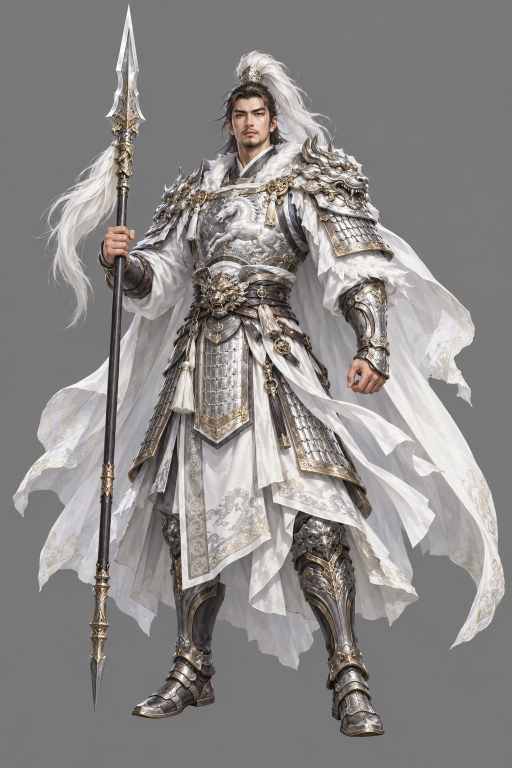
#> input picture 美术/公孙瓒/正面.jpg, 1024 x 1536 px, found by its file name (shown at 1/2 size)
$ python make_foe_pack2.py out.png
#> lines starting #> are read from the running program, lines starting #| are printed output that depends on the picture; after the words box and inside, x2 and y2 are one past the last pixel; in counts of white or black regions, pixels touching at a corner belong together
"""第 11–30 关敌人和友军的 Veo 包（10-25）：西凉铁骑、西凉弓骑、并州狼骑、胡轸、华雄、李傕、高顺、吕布、潘凤、武安国，共 31 条。
用户：「可以，先画完剩下的首帧，然后在 Cloud Shell 里录 Veo，约 30 条，花费上限 20 美元」。
首帧：美术/<名>/正面.jpg（ChatGPT 画，中灰底 2:3），补成 9:16 的办法同 make_foe_pack.py（ref 函数直接借它的）。
骑兵和冲锋要原地跑：镜头和人马同速后退，人马在画面里大小、位置都不变。
输出 <输出目录>/foe_pack2.tar.gz = ref_<键>.jpg + shots_foe2.json + veo_wendao.py，在 Cloud Shell 里：
  SHOTS=shots_foe2.json SECONDS=4 CAP_USD=20 python3 veo_wendao.py
用法：<media-venv>/bin/python 三国志/工具/veo/make_foe_pack2.py <输出目录>
"""
import io, json, sys, tarfile
from pathlib import Path
import numpy as np
from PIL import Image

HERE = Path(__file__).resolve().parent
ROOT = HERE.parents[1]
VEO = ROOT.parent / '修仙' / '工具' / '问道' / 'veo_wendao.py'
out = Path(sys.argv[1]); out.mkdir(parents=True, exist_ok=True)

def ref(src, height=1100):
    # 同 make_foe_pack.py：按人物外框缩放、贴底居中，其余接上原图的灰
    im = Image.open(src).convert('RGB'); a = np.asarray(im).astype(np.float32)
    rows = np.median(np.concatenate([a[:, :24], a[:, -24:]], axis=1), axis=1)
    diff = np.abs(a - rows[:, None, :]).max(axis=2) > 22; ys, xs = np.where(diff)
    y0b, y1b, x0b, x1b = ys.min(), ys.max(), xs.min(), xs.max()
    k = min(height / (y1b - y0b), 960 / (x1b - x0b)); w, h = round(im.width * k), round(im.height * k)
    x0 = round(540 - (x0b + x1b) / 2 * k); y0 = round(1840 - y1b * k)
    gray = np.median(rows, axis=0)
    c = Image.new('RGB', (1080, 1920), tuple(int(v) for v in gray))
    m = np.ones((h, w), np.float32); f = 60; ramp = np.minimum(1, np.arange(max(w, h)) / f)
    m *= ramp[:w][None, :] * ramp[:w][::-1][None, :]; m *= ramp[:h][:, None] * ramp[:h][::-1][:, None]
    c.paste(im.resize((w, h), Image.Resampling.LANCZOS), (x0, y0), Image.fromarray((m * 255).astype(np.uint8)))
    buf = io.BytesIO(); c.save(buf, 'JPEG', quality=88); return buf.getvalue()

BASE = ("Locked-off static camera in front of and slightly above a character on a plain, perfectly uniform mid-gray studio background. "
        "He faces the camera the whole time. Keep the detailed painted illustration look of the first frame, the same costume and the same props. ")
TAIL = " The background stays a flat uniform mid-gray the whole time, no ground, no shadow, no scenery."
NEG = ("black background, gradient background, dark background, vignette, spotlight, scenery, landscape, ground, floor, shadow, "
       "turning around, back view, extra people, extra horses, glow, particles, smoke, mist, fire, lightning, light beams, magic effects, "
       "leaving the frame, zoom, text, subtitles, watermark, logo")
GALLOP = ("gallops straight toward the camera at full speed; the camera dollies backward at exactly the same speed, so the horse and rider stay at the same size "
          "and in the same place in the frame, galloping in place; the horse's legs, mane and tail and the rider's cape move vigorously. Continuous looping gallop.")
RUN = ("charges straight toward the camera on foot at a heavy run; the camera dollies backward at exactly the same speed, so he stays at the same size "
       "and in the same place in the frame, running in place; his arms, cape and armor plates swing with each stride. Continuous looping run.")
FALL = "is knocked off the horse by a heavy blow and falls backward to the floor; the rider lies still."
DIE = "is struck by a heavy blow, staggers back, drops his weapon, sinks to his knees and slowly collapses to the floor."
IDLE = "stands his ground in a fighting stance, breathing heavily and shifting his weight; his cape and tassels flutter in a strong wind. Small, looping motion."
SUMMON = "raises his weapon high and sweeps his free arm forward, roaring a command for unseen troops behind him to charge, then returns to his stance."
SHOTS = {
 'tieqi': ('西凉铁骑', "a Xiliang heavy cavalryman of Dong Zhuo's army in black and dark-red lamellar armor and a round helmet with a red tassel, riding a tall black armored warhorse, holding a long spear pointed forward", [
   ('run', GALLOP),
   ('ram', "reins in the horse, which rears up on its hind legs; the rider stabs the long spear down and forward toward the camera twice, then the horse comes back down."),
   ('die', FALL)]),
 'gongqi': ('西凉弓骑', "a light Xiliang horse archer in leather armor with a flying red cape and a fur hat, riding a dun horse, holding a recurve bow, a quiver of arrows on his back", [
   ('run', GALLOP),
   ('shoot', "keeps galloping in place toward the camera while the camera dollies backward at the same speed; he pulls an arrow from the quiver, nocks it, draws the bow to full and looses it straight toward the camera, then reaches for the next arrow."),
   ('die', FALL)]),
 'langqi': ('并州狼骑', "a Bingzhou wolf rider of Lü Bu's army wearing a whole grey-white wolf pelt with the wolf's head over his helmet, holding a curved saber high, riding a lean, fast blue-grey horse", [
   ('run', GALLOP),
   ('ram', "reins in the horse, which rears up; the rider slashes the curved saber down and forward toward the camera twice in big arcs, then the horse comes back down."),
   ('die', FALL)]),
 'huzhen': ('胡轸', "the Dong Zhuo general Hu Zhen, a fierce middle-aged man with a short brown beard and a bronze helmet, in bronze-brown scale armor with a ragged ochre cape, a ring-pommel sabre in each hand", [
   ('idle', IDLE),
   ('combo', "lunges toward the camera and slashes with both sabres in a fast cross-cut, left then right, then a final double downward chop, and steps back into his stance."),
   ('summon', SUMMON),
   ('die', DIE)]),
 'huaxiong': ('华雄', "the Dong Zhuo general Hua Xiong, a huge bearded warrior in black-and-red heavy armor with a ragged red cape, holding a broad heavy sabre", [
   ('idle', IDLE),
   ('taunt', "points the heavy sabre up at the camera as if at the city wall above, throws his head back and bellows insults, beats his chest with his fist and laughs scornfully."),
   ('heavy', "lifts the broad heavy sabre high over his head with both hands and brings it crashing down toward the camera in one huge chop, then heaves it back up to his shoulder."),
   ('summon', SUMMON),
   ('die', DIE)]),
 'lijue': ('李傕', "the Dong Zhuo general Li Jue, a lean hawk-nosed man with a thin moustache and a sly grin, in silver-grey iron armor over a deep-purple robe with loot pouches on his belt, holding a long-handled broad sabre across his body", [
   ('idle', IDLE),
   ('heavy', "swings his long sabre in one wide horizontal sweep from right to left across the front of the camera, then back to his stance."),
   ('summon', SUMMON),
   ('die', DIE)]),
 'gaoshun': ('高顺', "Lü Bu's general Gao Shun, commander of the Trap-Breaking Camp, a stern square-faced man in dark-silver heavy scale armor with a plain white cape, a tall rectangular iron shield on his left arm and a short halberd in his right hand", [
   ('run', RUN),
   ('ram', "stops, braces, and slams his big shield forward toward the camera twice like a battering ram, then strikes once with his weapon."),
   ('die', DIE)]),
 'lvbu': ('吕布', "the peerless warrior Lü Bu in ornate gold-and-red armor with a long pheasant-feather crown and a flowing red cape, holding the Sky Piercer halberd", [
   ('idle', IDLE),
   ('heavy', "swings the halberd in a huge horizontal sweep across the front of the camera, spins it once over his head and brings it down in a second sweep, then plants it."),
   ('rush', RUN),
   ('die', DIE)]),
 'panfeng': ('潘凤', "the general Pan Feng, a burly laughing man with a full beard and a red-tasselled helmet, in ochre-orange leather armor with a bronze chest mirror, a huge broad battle axe on his shoulder", [
   ('ram', "swings the huge battle axe off his shoulder, raises it high with both hands and chops it down hard toward the camera, then swings it back up and chops again.")]),
 'wuanguo': ('武安国', "the general Wu Anguo, a dark-faced bald man with a grey cloth headband, in dark-brown leather armor with his right arm bare, holding a long-handled eight-sided iron hammer", [
   ('ram', "heaves the long-handled iron hammer up, swings it round in a big arc and smashes it down toward the camera, then heaves it back and smashes again.")]),
}
shots = []
for k, (_, who, acts) in SHOTS.items():
    for i, (act, motion) in enumerate(acts):
        shots.append({'id': f'{k}{i}_{act}', 'ref': k, 'prompt': BASE + 'He is ' + who + '. He ' + motion + TAIL, 'neg': NEG})
def front(nm):
    return next(p for p in (ROOT / '美术' / nm / '正面.jpg', ROOT / '美术' / nm / '正面.png') if p.exists())
with tarfile.open(out / 'foe_pack2.tar.gz', 'w:gz') as tar:
    def add(name, data):
        ti = tarfile.TarInfo(name); ti.size = len(data); tar.addfile(ti, io.BytesIO(data))
    for k, (nm, _, _) in SHOTS.items():
        data = ref(front(nm)); add(f'ref_{k}.jpg', data); (out / f'ref_{k}.jpg').write_bytes(data)
#> in ref, im is the input picture: PIL image 1024x1536 RGB; mean R, G, B 139.8, 136.9, 135.3
#> in ref, `rows = np.median(np.concatenate([a[:, :24], a[:, -24:]], axis=1), axis..`: rows = 1536 rows, first 8: [122, 122, 122], [122, 122, 122], [121, 121, 121], [121, 121, 121], [121, 121, 121], [122, 122, 122], [122, 122, 122], [121, 121, 121]
#> in ref, `diff = np.abs(a - rows[:, None, :]).max(axis=2) > 22`:
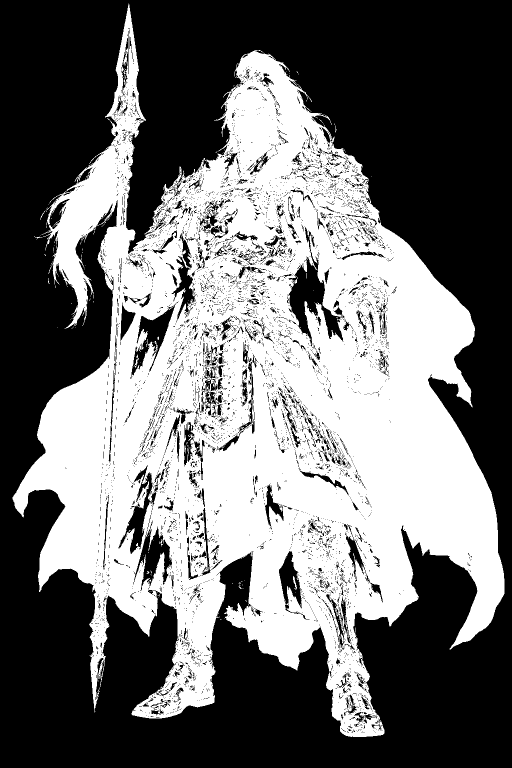
#> diff: shape (1536, 1024) bool (shown at 1/2 size); 43.5% white; 366 white regions (358 under 20 px), largest, box (x1, y1, x2, y2) and area: (25, 7, 1009, 1474) 683452, (586, 1152, 594, 1179) 75, (269, 716, 278, 736) 53
#> in ref, `y0b, y1b, x0b, x1b = ys.min(), ys.max(), xs.min(), xs.max()`: y0b = 7; y1b = 1473; x0b = 25; x1b = 1008
#> in ref, `k = min(height / (y1b - y0b), 960 / (x1b - x0b))`: k = 0.75
#> in ref, `w, h = (round(im.width * k), round(im.height * k))`: w = 768; h = 1153
#> in ref, `x0 = round(540 - (x0b + x1b) / 2 * k)`: x0 = 152
#> in ref, `y0 = round(1840 - y1b * k)`: y0 = 735
#> in ref, `gray = np.median(rows, axis=0)`: gray = [120, 120, 120]
#> in ref, `c = Image.new('RGB', (1080, 1920), tuple(int(v) for v in gray))`: c: PIL image 1080x1920 RGB; every value is 120
#> in ref, `m *= ramp[:w][None, :] * ramp[:w][::-1][None, :]`:
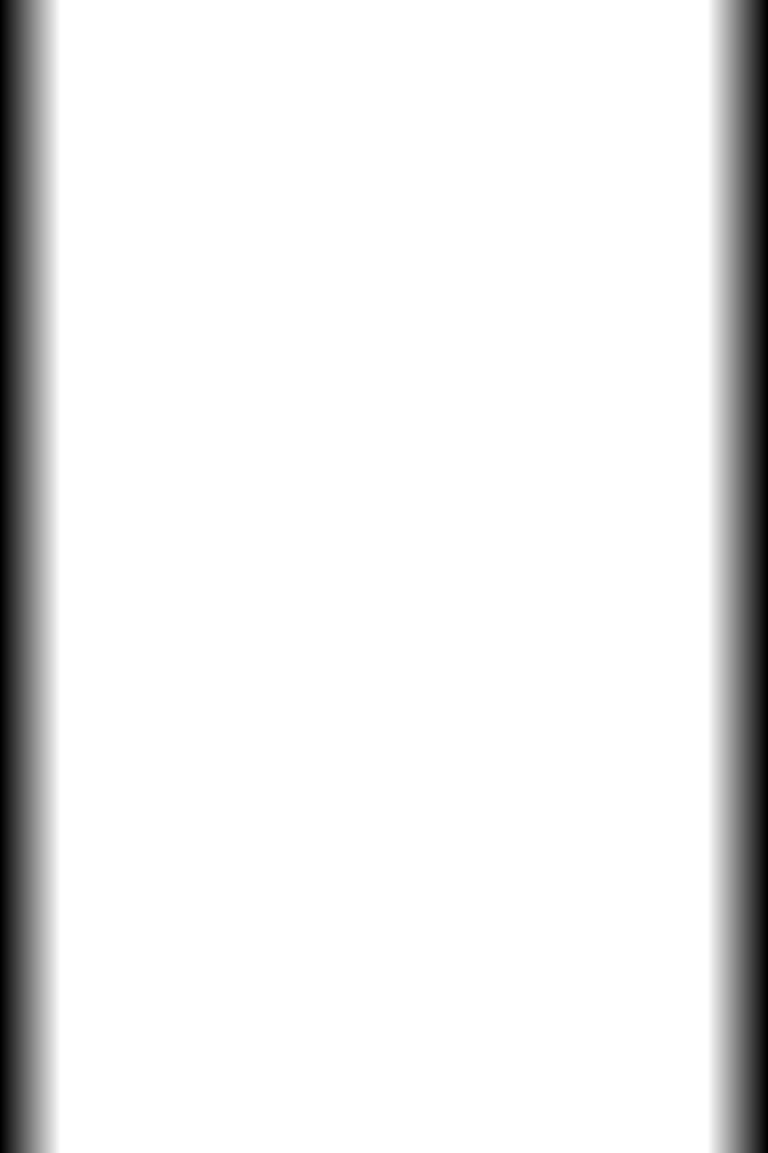
#> m: shape (1153, 768) float32; min 0, max 1, mean 0.921
#> in ref, `m *= ramp[:h][:, None] * ramp[:h][::-1][:, None]`:
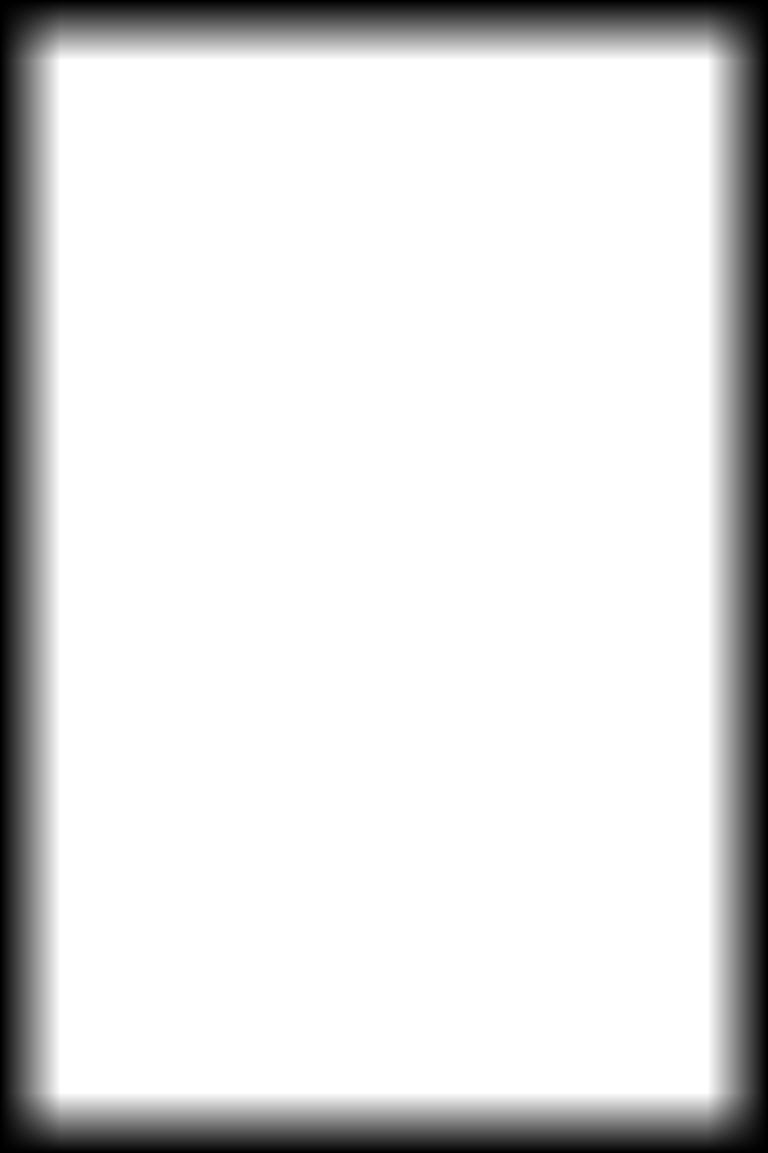
#> m: shape (1153, 768) float32; 10.38% of pixels changed, all inside (x1, y1, x2, y2) = (1, 0, 767, 1153)
#> in ref, `c.paste(im.resize((w, h), Image.Resampling.LANCZOS), (x0, y0), Image.f..`:
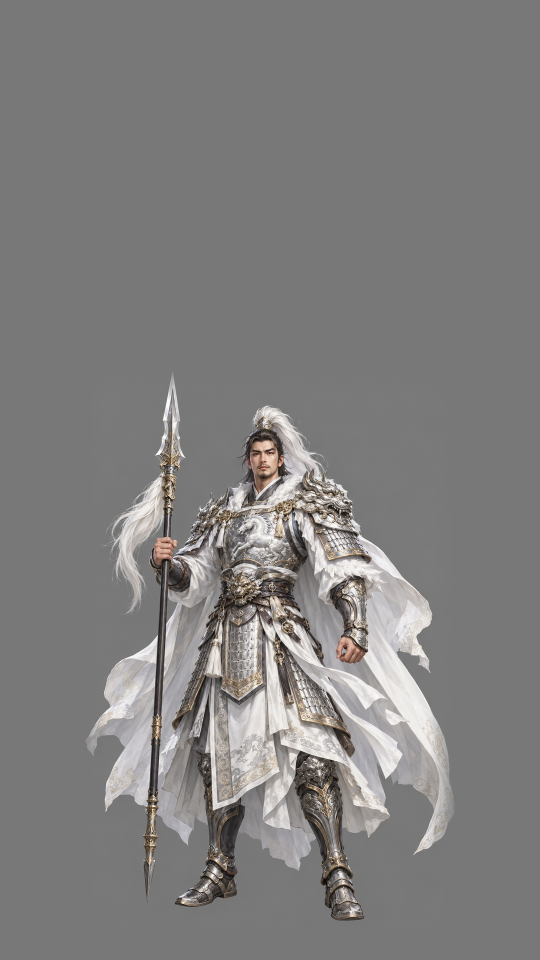
#> c: PIL image 1080x1920 RGB (shown at 1/2 size); mean R, G, B 128.3, 127, 126.4
    add('shots_foe2.json', json.dumps(shots, ensure_ascii=False, indent=1).encode())
#> (the run stopped early here; a loop or call above may not have finished)
